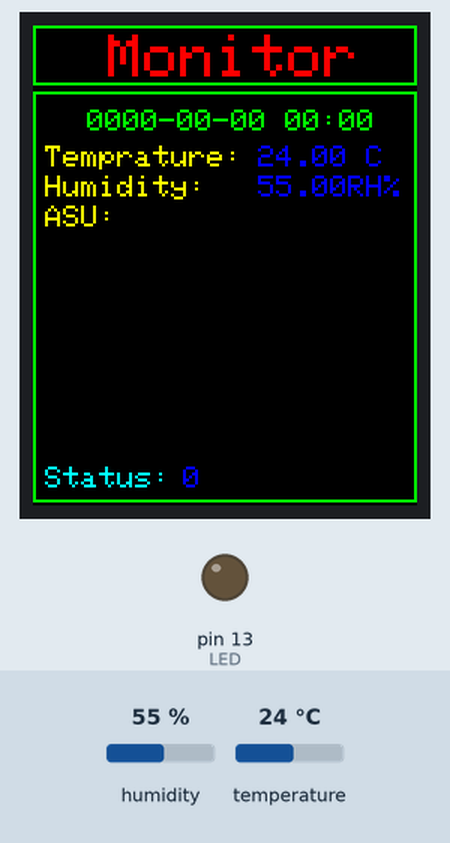
Bench run of a sketch on a simulated Arduino Uno, built with avr-gcc and run on an emulated ATmega328P. Parts: 128×160 colour display, output pins drawn as LEDs (lit = HIGH). Wiring (inferred from the names in the program): DHT22 sensor: data pin 7. The test bench sets the inputs (shaded band); at power-on: humidity 55 %, temperature 24 °C. What the sketch prints to the serial monitor is not drawn.

Above: at 4.8 s.
4.9 s: humidity set to 22 %
At 12.7 s:
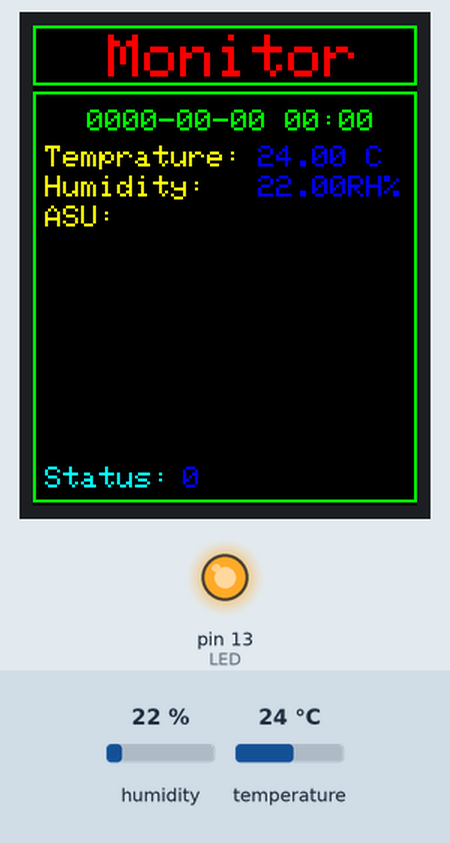
13.8 s: temperature set to 12 °C
At 21.6 s:
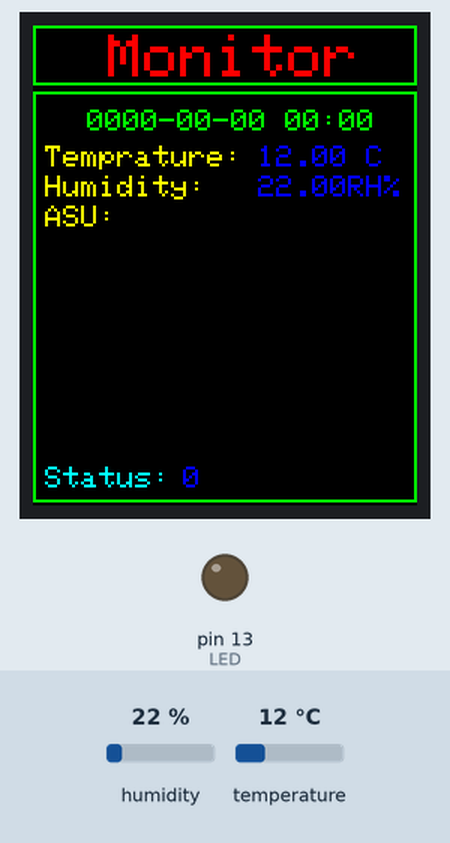
21.8 s: humidity set to 40 %
At 29.7 s:
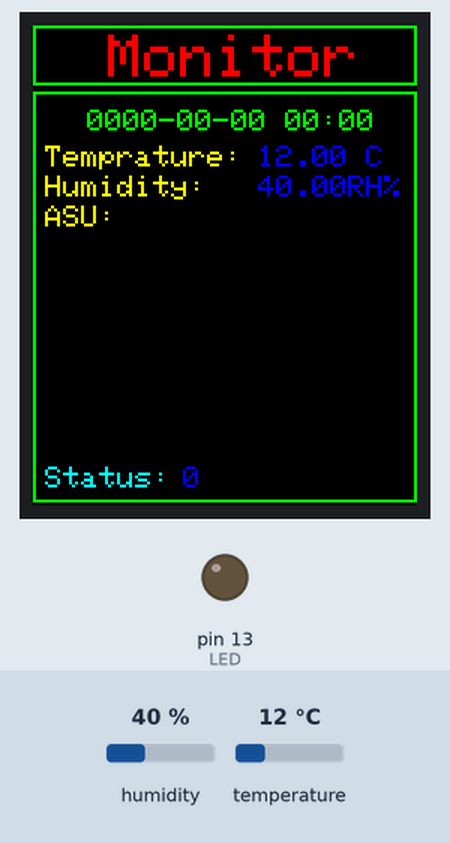
29.9 s: temperature set to 19 °C
At 36.8 s:
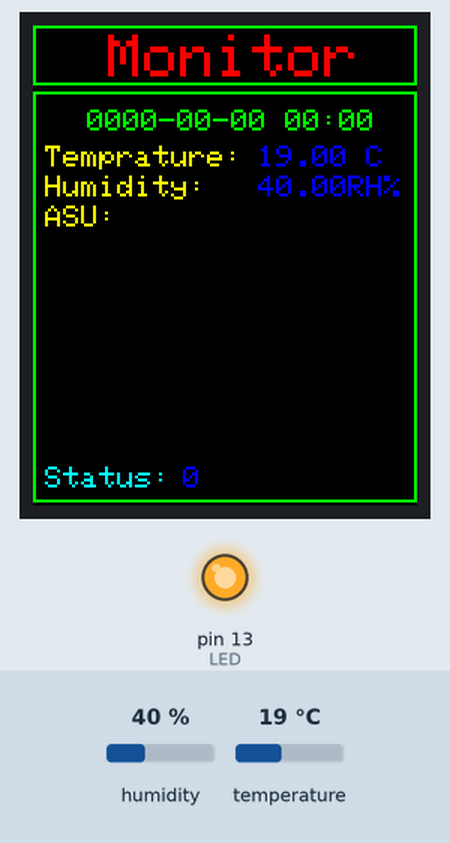
Timing chart, 0 to 38.5 s (numbered marks = the images above; inputs shaded):
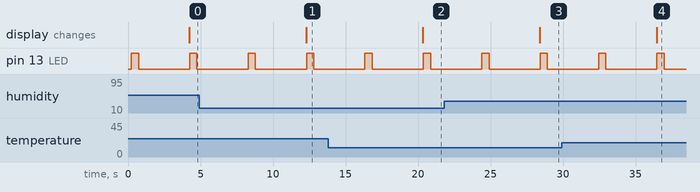

The sketch:

DHT22_TEST_NANO.ino
```cpp
#include <ArduinoJson.h>
#include <inttypes.h>
#include <Adafruit_GFX.h>    // Core graphics library
#include <Adafruit_ST7735.h> // Hardware-specific library
#include <SPI.h>
/*
 * LED
 */
 unsigned int LED = 13;
/*
 * DHT22配置程序
 */
unsigned int DHT_PIN = 7;

#define DHT_OK      1
#define DHT_ERR_CHECK 0
#define DHT_ERR_TIMEOUT -1
float humidity;
float temperature;


#define TFT_CS     10
#define TFT_RST    8  // you can also connect this to the Arduino reset ,in which case, set this #define pin to -1!
#define TFT_DC     9

Adafruit_ST7735 tft = Adafruit_ST7735(TFT_CS,  TFT_DC, TFT_RST);

//定义显示数据
//时间
String date_year="0000";
String date_month="00";
String date_day="00";
String date_hour="00";
String date_minute="00";
//温度
String temprature_00_00="+";
String temprature_10_00="0";
String temprature_01_00="0";
String temprature_00_10="0";
String temprature_00_01="0";
//湿度
String humidity_10_00="0";
String humidity_01_00="0";
String humidity_00_10="0";
String humidity_00_01="0";

//串口受到的数据放在以下几个变量中
String uart_date="";
String uart_asu="";


//串口接收数据
String  ReceiveData= "";
unsigned char DHT_read()
{
  // BUFFER TO RECEIVE
  unsigned char bits[5] = {0,0,0,0,0};
  unsigned char cnt = 7;
  unsigned char idx = 0;
  unsigned char sum;
  // REQUEST SAMPLE
  pinMode(DHT_PIN, OUTPUT);
  digitalWrite(DHT_PIN, LOW);
  delay(18);
  digitalWrite(DHT_PIN, HIGH);
  delayMicroseconds(40);
  pinMode(DHT_PIN, INPUT);

  // ACKNOWLEDGE or TIMEOUT
  unsigned int count = 10000;
  while(digitalRead(DHT_PIN) == LOW)
    if (count-- == 0) return DHT_ERR_TIMEOUT;

  count = 10000;
  while(digitalRead(DHT_PIN) == HIGH)
    if (count-- == 0) return DHT_ERR_TIMEOUT;

  // READ OUTPUT - 40 BITS => 5 BYTES or TIMEOUT
  for (int i=0; i<40; i++)
  {
    count = 10000;
    while(digitalRead(DHT_PIN) == LOW)
      if (count-- == 0) return DHT_ERR_TIMEOUT;

    unsigned long t = micros();

    count = 10000;
    while(digitalRead(DHT_PIN) == HIGH)
      if (count-- == 0) return DHT_ERR_TIMEOUT;

    if ((micros() - t) > 40) bits[idx] |= (1 << cnt);
    if (cnt == 0)   // next byte?
    {
      cnt = 7;    // restart at MSB
      idx++;      // next byte!
    }
    else cnt--;
  }

  sum = bits[0]+bits[1]+bits[2]+bits[3];
  if(bits[4] != sum) return DHT_ERR_CHECK;


  humidity = (float)((bits[0] << 8)+bits[1])/10;
  temperature = (float)((bits[2] << 8)+bits[3])/10;

  return DHT_OK;
}

void setup() {
   Serial.begin(115200,SERIAL_8N1);
   pinMode(LED,OUTPUT);//指示灯
   pinMode(DHT_PIN,INPUT);
   digitalWrite(DHT_PIN, HIGH);

  tft.initR(INITR_GREENTAB);
  tft.fillScreen(ST7735_BLACK);
  LCD_Init();
}
unsigned long st=0;
void loop() {
   unsigned long starttime = millis();
   DHT_read();
   //
   String send_data;
   StaticJsonBuffer<200> jsonBuffer1;
   JsonObject& root1 = jsonBuffer1.createObject();
   root1["Temperature"] = String(temperature);
   root1["Humidity"] = String(humidity);
   root1.printTo(send_data);
   Serial.print(send_data);
   Serial.println("end");//数据发送完成后必须发送一个end字符串标记数据的结束
   //
   //Serial.print(temperature);
   //Serial.print("-");
   //Serial.print(humidity);
   //Serial.println("end");//数据发送完成后必须发送一个end字符串标记数据的结束
   digitalWrite(LED,HIGH);
   digitalWrite(4,HIGH);
   delay(500); //Delay
   digitalWrite(LED,LOW);
   delay(500); //Delay

  unsigned long uart_start = millis();
  unsigned long uart_end;
  while(1){
    uart_end = millis();
    if((uart_end-uart_start)>=3000){
        ReceiveData="";
        break;
    }
      //读取串口数据，end为结尾标志
    if(Serial.available()>0)//如果串口有数据进入的话
    {
       ReceiveData +=  char (Serial.read());//每次读一个字符，是ASCII码的
       //Serial.println(ReceiveData);
       if(ReceiveData.lastIndexOf("end")>0){
          String tmp = ReceiveData;
          ReceiveData="";

          //日志
          //logs(tmp);
          //日志end
          //收到的数据是json格式
          StaticJsonBuffer<200> jsonBuffer2;
          JsonObject& root2 = jsonBuffer2.parseObject(tmp);
          if(root2.success()){
             // logs(root["Date"]);
             st++;
             String date = root2["Date"];
             String asu = root2["RSSI"];
             uart_date = date;
             uart_asu = asu;
             showRemoteDataOnLCD();
             break;
          }else{
            //清除缓存，从新读
            while(Serial.available()>0){Serial.read();}
          }
        }
    }
  }
 showLocalDataOnLCD();
}
void LCD_Init(){
    //标题框
    tft.fillScreen(ST7735_BLACK);
    tft.drawRect(0, 0, 128, 20, ST7735_GREEN);
    //标题内容
    tft.setTextWrap(false);
    tft.setCursor(25, 3);
    tft.setTextColor(ST7735_RED);
    tft.setTextSize(2);
    tft.println("Monitor");
    //数据框
    tft.drawRect(0, 22, 128, 137, ST7735_GREEN);
    //显示时间
    tft.setCursor(18, 28);
    tft.setTextSize(1);
    tft.setTextColor(ST7735_GREEN);
    tft.println("0000-00-00 00:00");
    tft.println(" ");
    //温度提示符
    tft.setCursor(4, 40);
    tft.setTextSize(1);
    tft.setTextColor(ST7735_YELLOW);
    tft.println("Temprature:");
    tft.println(" ");
    //湿度提示符
    tft.setCursor(4, 50);
    tft.setTextSize(1);
    tft.setTextColor(ST7735_YELLOW);
    tft.println("Humidity:");
    tft.println(" ");
    //SIM卡信号强度提示符
    tft.setCursor(4, 60);
    tft.setTextSize(1);
    tft.setTextColor(ST7735_YELLOW);
    tft.println("ASU:");
    tft.println(" ");

    //状态提示符
    tft.setCursor(4, 147);
    tft.setTextSize(1);
    tft.setTextColor(ST7735_CYAN);
    tft.println("Status:");
    tft.println(" ");
}
//x,y表示时间显示区域的起始坐标，字体size为1时，字体的高度为8，宽度为6
void LCD_update_Date(int x,int y,String date){
  //时间更新函数，比如year数值变化了就更新year所在的区域
  //date格式为“201203130423”
  if(date_year!=date.substring(0,4)){
      date_year = date.substring(0,4);
      tft.fillRect(x,y,24,8,ST7735_BLACK);
  }
  if(date_month!=date.substring(4,6)){
      date_month = date.substring(4,6);
      tft.fillRect(x+30,y,12,8,ST7735_BLACK);
  }
  if(date_day!=date.substring(6,8)){
      date_day = date.substring(6,8);
      tft.fillRect(x+48,y,12,8,ST7735_BLACK);
  }
  if(date_hour!=date.substring(8,10)){
      date_hour = date.substring(8,10);
      tft.fillRect(x+66,y,12,8,ST7735_BLACK);
  }
  if(date_minute!=date.substring(10,12)){
      date_minute = date.substring(10,12);
      tft.fillRect(x+84,y,12,8,ST7735_BLACK);
  }

  //显示时间
  tft.setCursor(x, y);
  tft.setTextSize(1);
  tft.setTextColor(ST7735_GREEN);
  tft.println(date_year+"-"+date_month+"-"+date_day+" "+date_hour+":"+date_minute);
  tft.println(" ");
}
//x,y表示温度显示区域的起始坐标，字体size为1时，字体的高度为8，宽度为6
void LCD_update_Temprature(int x,int y){
  tft.fillRect(x,y,42,8,ST7735_BLACK);
  tft.setCursor(x, y);
  tft.setTextSize(1);
  tft.setTextColor(ST7735_BLUE);
  //tft.println(temprature_00_00+tempratureS+" C");
  tft.print(temperature);
  tft.println(" C");
}
//x,y表示湿度显示区域的起始坐标，字体size为1时，字体的高度为8，宽度为6
void LCD_update_Humidity(int x,int y){
  //湿度更新函数
  //humidity格式为“25.12”
  tft.fillRect(x,y,48,8,ST7735_BLACK);
  tft.setCursor(x, y);
  tft.setTextSize(1);
  tft.setTextColor(ST7735_BLUE);
  //tft.println(humidityS+"RH%");
  tft.print(humidity);
  tft.println("RH%");
}
//x,y表示信号强度显示区域的起始坐标，字体size为1时，字体的高度为8，宽度为6
void LCD_update_ASU(int x,int y,String asu){
  //信号强度更新函数
  //asu格式为“15”

  tft.fillRect(x,y,12,8,ST7735_BLACK);

  tft.setCursor(x, y);
  tft.setTextSize(1);
  tft.setTextColor(ST7735_BLUE);
  tft.println(asu);
}
void showLocalDataOnLCD(){

  //if(st>10000){st=0;}
  LCD_update_Temprature(75,40);
  LCD_update_Humidity(75,50);

  //状态提示符
  tft.fillRect(50,147,60,8,ST7735_BLACK);
  tft.setCursor(50, 147);
  tft.setTextSize(1);
  tft.setTextColor(ST7735_BLUE);
  tft.println(st);
}
void showRemoteDataOnLCD(){
  LCD_update_Date(18,28,uart_date);
  LCD_update_ASU(75,60,uart_asu);
}
void logs(String s){

    tft.fillRect(1,70,128,86,ST7735_BLACK);
    tft.setTextWrap(true);
    tft.setCursor(4, 70);
    tft.setTextSize(1);
    tft.setTextColor(ST7735_YELLOW);
    tft.println(s);
    tft.println(" ");

}
```

Measured:
- after the input at 4.9 s, the display: changes after 7.4 s (image 1)
- after the input at 13.8 s, the display: changes after 6.5 s (image 2)
- after the input at 21.8 s, the display: changes after 6.6 s (image 3)
- after the input at 29.9 s, the display: changes after 6.6 s (image 4)
- by itself, pin 13 (LED): alternates HIGH for 0.50 s and LOW for 3.5 s
